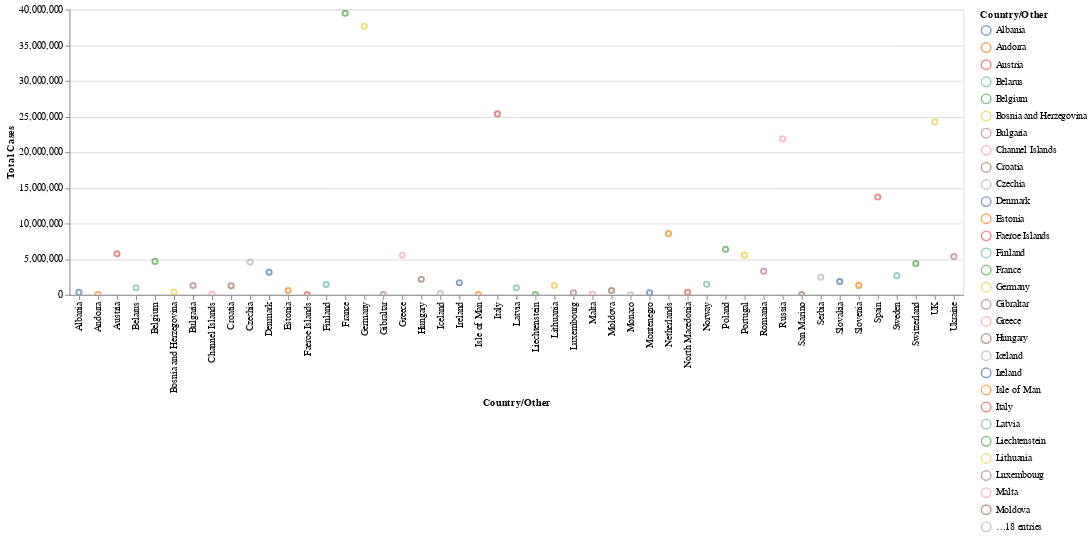

The notebook cell saved with this chart:
### Code cell
chart.mark_point().encode(
  x='Country/Other',
  y='Total Cases',
  color='Country/Other',
  tooltip=['Country/Other', 'Total Cases']
).interactive()

### Figure 1 — Vega-Lite specification as saved in the notebook (floating-point values rounded to 4 significant figures)
{"config": {"view": {"continuousWidth": 400, "continuousHeight": 300}}, "data": {"name": "data-efb118a596414209273349a1035cf5d7"}, "mark": "point", "encoding": {"color": {"type": "nominal", "field": "Country/Other"}, "tooltip": [{"type": "nominal", "field": "Country/Other"}, {"type": "quantitative", "field": "Total Cases"}], "x": {"type": "nominal", "field": "Country/Other"}, "y": {"type": "quantitative", "field": "Total Cases"}}, "selection": {"selector002": {"type": "interval", "bind": "scales", "encodings": ["x", "y"]}}, "$schema": "https://vega.github.io/schema/vega-lite/v4.8.1.json", "datasets": {"data-efb118a596414209273349a1035cf5d7": [{"Country/Other": "Albania", "Total Cases": 334084, "Total Deaths": 3595, "Total Recovered": 328800.0, "Active Cases": 1687.0, "Tot Cases/ 1M pop": 116553, "Deaths/ 1M pop": 1254, "Total Tests": 1941032, "Tests/ 1M pop": 677173, "Population": 2866374}, {"Country/Other": "Andorra", "Total Cases": 47781, "Total Deaths": 165, "Total Recovered": 47560.0, "Active Cases": 53.0, "Tot Cases/ 1M pop": 616824, "Deaths/ 1M pop": 2130, "Total Tests": 249838, "Tests/ 1M pop": 3225256, "Population": 77463}, {"Country/Other": "Austria", "Total Cases": 5747540, "Total Deaths": 21589, "Total Recovered": 5702000.0, "Active Cases": 23610.0, "Tot Cases/ 1M pop": 633917, "Deaths/ 1M pop": 2381, "Total Tests": 205247898, "Tests/ 1M pop": 22637528, "Population": 9066710}, {"Country/Other": "Belarus", "Total Cases": 994037, "Total Deaths": 7118, "Total Recovered": 985600.0, "Active Cases": 1327.0, "Tot Cases/ 1M pop": 105381, "Deaths/ 1M pop": 755, "Total Tests": 13646641, "Tests/ 1M pop": 1446722, "Population": 9432800}, {"Country/Other": "Belgium", "Total Cases": 4686147, "Total Deaths": 33478, "Total Recovered": 4631000.0, "Active Cases": 21670.0, "Tot Cases/ 1M pop": 401614, "Deaths/ 1M pop": 2869, "Total Tests": 36481740, "Tests/ 1M pop": 3126574, "Population": 11668278}, {"Country/Other": "Bosnia and Herzegovina", "Total Cases": 401232, "Total Deaths": 16244, "Total Recovered": 379000.0, "Active Cases": 5992.0, "Tot Cases/ 1M pop": 123482, "Deaths/ 1M pop": 4999, "Total Tests": 1883616, "Tests/ 1M pop": 579696, "Population": 3249317}, {"Country/Other": "Bulgaria", "Total Cases": 1294604, "Total Deaths": 38154, "Total Recovered": 1253000.0, "Active Cases": 3445.0, "Tot Cases/ 1M pop": 189142, "Deaths/ 1M pop": 5574, "Total Tests": 10952860, "Tests/ 1M pop": 1600220, "Population": 6844597}, {"Country/Other": "Channel Islands", "Total Cases": 100846, "Total Deaths": 220, "Total Recovered": 100300.0, "Active Cases": 348.0, "Tot Cases/ 1M pop": 571485, "Deaths/ 1M pop": 1247, "Total Tests": 1252808, "Tests/ 1M pop": 7099551, "Population": 176463}, {"Country/Other": "Croatia", "Total Cases": 1266749, "Total Deaths": 17790, "Total Recovered": 1248000.0, "Active Cases": 1085.0, "Tot Cases/ 1M pop": 312062, "Deaths/ 1M pop": 4383, "Total Tests": 5457095, "Tests/ 1M pop": 1344348, "Population": 4059286}, {"Country/Other": "Czechia", "Total Cases": 4586086, "Total Deaths": 42269, "Total Recovered": 4538000.0, "Active Cases": 6262.0, "Tot Cases/ 1M pop": 427138, "Deaths/ 1M pop": 3937, "Total Tests": 56853138, "Tests/ 1M pop": 5295174, "Population": 10736784}, {"Country/Other": "Denmark", "Total Cases": 3171515, "Total Deaths": 7982, "Total Recovered": 3161000.0, "Active Cases": 2880.0, "Tot Cases/ 1M pop": 543538, "Deaths/ 1M pop": 1368, "Total Tests": 129094301, "Tests/ 1M pop": 22124320, "Population": 5834950}, {"Country/Other": "Estonia", "Total Cases": 613206, "Total Deaths": 2896, "Total Recovered": 525000.0, "Active Cases": 85320.0, "Tot Cases/ 1M pop": 463879, "Deaths/ 1M pop": 2191, "Total Tests": 3648199, "Tests/ 1M pop": 2759794, "Population": 1321910}, {"Country/Other": "Faeroe Islands", "Total Cases": 34658, "Total Deaths": 28, "Total Recovered": null, "Active Cases": null, "Tot Cases/ 1M pop": 703959, "Deaths/ 1M pop": 569, "Total Tests": 778000, "Tests/ 1M pop": 15802409, "Population": 49233}, {"Country/Other": "Finland", "Total Cases": 1449824, "Total Deaths": 8557, "Total Recovered": 1433000.0, "Active Cases": 7885.0, "Tot Cases/ 1M pop": 260996, "Deaths/ 1M pop": 1540, "Total Tests": 12007701, "Tests/ 1M pop": 2161618, "Population": 5554960}, {"Country/Other": "France", "Total Cases": 39467281, "Total Deaths": 163644, "Total Recovered": 39110000.0, "Active Cases": 196900.0, "Tot Cases/ 1M pop": 601777, "Deaths/ 1M pop": 2495, "Total Tests": 271490188, "Tests/ 1M pop": 4139547, "Population": 65584518}, {"Country/Other": "Germany", "Total Cases": 37649808, "Total Deaths": 164391, "Total Recovered": 37170000.0, "Active Cases": 315700.0, "Tot Cases/ 1M pop": 448834, "Deaths/ 1M pop": 1960, "Total Tests": 122332384, "Tests/ 1M pop": 1458359, "Population": 83883596}, {"Country/Other": "Gibraltar", "Total Cases": 20379, "Total Deaths": 111, "Total Recovered": 16580.0, "Active Cases": 3689.0, "Tot Cases/ 1M pop": 604646, "Deaths/ 1M pop": 3293, "Total Tests": 534283, "Tests/ 1M pop": 15852213, "Population": 33704}, {"Country/Other": "Greece", "Total Cases": 5548487, "Total Deaths": 34779, "Total Recovered": 5514000.0, "Active Cases": 0.0, "Tot Cases/ 1M pop": 537819, "Deaths/ 1M pop": 3371, "Total Tests": 102228365, "Tests/ 1M pop": 9909078, "Population": 10316637}, {"Country/Other": "Hungary", "Total Cases": 2191200, "Total Deaths": 48629, "Total Recovered": 2134000.0, "Active Cases": 8597.0, "Tot Cases/ 1M pop": 228101, "Deaths/ 1M pop": 5062, "Total Tests": 11394556, "Tests/ 1M pop": 1186160, "Population": 9606259}, {"Country/Other": "Iceland", "Total Cases": 208539, "Total Deaths": 229, "Total Recovered": null, "Active Cases": null, "Tot Cases/ 1M pop": 603773, "Deaths/ 1M pop": 663, "Total Tests": 1996384, "Tests/ 1M pop": 5780036, "Population": 345393}, {"Country/Other": "Ireland", "Total Cases": 1699347, "Total Deaths": 8431, "Total Recovered": 1679000.0, "Active Cases": 12230.0, "Tot Cases/ 1M pop": 338502, "Deaths/ 1M pop": 1679, "Total Tests": 12962679, "Tests/ 1M pop": 2582105, "Population": 5020199}, {"Country/Other": "Isle of Man", "Total Cases": 38008, "Total Deaths": 116, "Total Recovered": null, "Active Cases": null, "Tot Cases/ 1M pop": 443335, "Deaths/ 1M pop": 1353, "Total Tests": 150753, "Tests/ 1M pop": 1758422, "Population": 85732}, {"Country/Other": "Italy", "Total Cases": 25363742, "Total Deaths": 185993, "Total Recovered": 24820000.0, "Active Cases": 353600.0, "Tot Cases/ 1M pop": 420886, "Deaths/ 1M pop": 3086, "Total Tests": 264182282, "Tests/ 1M pop": 4383839, "Population": 60262770}, {"Country/Other": "Latvia", "Total Cases": 975035, "Total Deaths": 6203, "Total Recovered": 968300.0, "Active Cases": 541.0, "Tot Cases/ 1M pop": 527377, "Deaths/ 1M pop": 3355, "Total Tests": 7854953, "Tests/ 1M pop": 4248591, "Population": 1848837}, {"Country/Other": "Liechtenstein", "Total Cases": 21319, "Total Deaths": 88, "Total Recovered": 21210.0, "Active Cases": 20.0, "Tot Cases/ 1M pop": 555370, "Deaths/ 1M pop": 2292, "Total Tests": 112457, "Tests/ 1M pop": 2929559, "Population": 38387}, {"Country/Other": "Lithuania", "Total Cases": 1293703, "Total Deaths": 9525, "Total Recovered": 1278000.0, "Active Cases": 5738.0, "Tot Cases/ 1M pop": 486042, "Deaths/ 1M pop": 3579, "Total Tests": 10337843, "Tests/ 1M pop": 3883913, "Population": 2661708}, {"Country/Other": "Luxembourg", "Total Cases": 297757, "Total Deaths": 1133, "Total Recovered": 289000.0, "Active Cases": 7633.0, "Tot Cases/ 1M pop": 463528, "Deaths/ 1M pop": 1764, "Total Tests": 4412567, "Tests/ 1M pop": 6869188, "Population": 642371}, {"Country/Other": "Malta", "Total Cases": 116882, "Total Deaths": 822, "Total Recovered": 115300.0, "Active Cases": 735.0, "Tot Cases/ 1M pop": 263228, "Deaths/ 1M pop": 1851, "Total Tests": 2105916, "Tests/ 1M pop": 4742702, "Population": 444033}, {"Country/Other": "Moldova", "Total Cases": 597598, "Total Deaths": 11947, "Total Recovered": 504100.0, "Active Cases": 81510.0, "Tot Cases/ 1M pop": 148909, "Deaths/ 1M pop": 2977, "Total Tests": 3216305, "Tests/ 1M pop": 801437, "Population": 4013171}, {"Country/Other": "Monaco", "Total Cases": 16040, "Total Deaths": 65, "Total Recovered": 15950.0, "Active Cases": 24.0, "Tot Cases/ 1M pop": 403187, "Deaths/ 1M pop": 1634, "Total Tests": 78646, "Tests/ 1M pop": 1976875, "Population": 39783}, {"Country/Other": "Montenegro", "Total Cases": 285773, "Total Deaths": 2794, "Total Recovered": 282500.0, "Active Cases": 527.0, "Tot Cases/ 1M pop": 455089, "Deaths/ 1M pop": 4449, "Total Tests": 2690571, "Tests/ 1M pop": 4284690, "Population": 627950}, {"Country/Other": "Netherlands", "Total Cases": 8578818, "Total Deaths": 22989, "Total Recovered": 8535000.0, "Active Cases": 20840.0, "Tot Cases/ 1M pop": 498437, "Deaths/ 1M pop": 1336, "Total Tests": 25984435, "Tests/ 1M pop": 1509718, "Population": 17211447}, {"Country/Other": "North Macedonia", "Total Cases": 346297, "Total Deaths": 9633, "Total Recovered": 336500.0, "Active Cases": 204.0, "Tot Cases/ 1M pop": 166385, "Deaths/ 1M pop": 4628, "Total Tests": 2213883, "Tests/ 1M pop": 1063700, "Population": 2081304}, {"Country/Other": "Norway", "Total Cases": 1477205, "Total Deaths": 4571, "Total Recovered": 1471000.0, "Active Cases": 1809.0, "Tot Cases/ 1M pop": 268029, "Deaths/ 1M pop": 829, "Total Tests": 11002430, "Tests/ 1M pop": 1996315, "Population": 5511370}, {"Country/Other": "Poland", "Total Cases": 6374645, "Total Deaths": 118675, "Total Recovered": 5336000.0, "Active Cases": 920000.0, "Tot Cases/ 1M pop": 168910, "Deaths/ 1M pop": 3145, "Total Tests": 38070118, "Tests/ 1M pop": 1008753, "Population": 37739785}, {"Country/Other": "Portugal", "Total Cases": 5557941, "Total Deaths": 25805, "Total Recovered": 5529000.0, "Active Cases": 2865.0, "Tot Cases/ 1M pop": 548090, "Deaths/ 1M pop": 2545, "Total Tests": 45879317, "Tests/ 1M pop": 4524333, "Population": 10140570}, {"Country/Other": "Romania", "Total Cases": 3319680, "Total Deaths": 67504, "Total Recovered": 3245000.0, "Active Cases": 7595.0, "Tot Cases/ 1M pop": 174432, "Deaths/ 1M pop": 3547, "Total Tests": 26244526, "Tests/ 1M pop": 1379017, "Population": 19031335}, {"Country/Other": "Russia", "Total Cases": 21876336, "Total Deaths": 394569, "Total Recovered": 21290000.0, "Active Cases": 188500.0, "Tot Cases/ 1M pop": 150037, "Deaths/ 1M pop": 2706, "Total Tests": 273400000, "Tests/ 1M pop": 1875095, "Population": 145805947}, {"Country/Other": "San Marino", "Total Cases": 23290, "Total Deaths": 121, "Total Recovered": 23030.0, "Active Cases": 135.0, "Tot Cases/ 1M pop": 683292, "Deaths/ 1M pop": 3550, "Total Tests": 157634, "Tests/ 1M pop": 4624732, "Population": 34085}, {"Country/Other": "Serbia", "Total Cases": 2462353, "Total Deaths": 17630, "Total Recovered": 2429000.0, "Active Cases": 16100.0, "Tot Cases/ 1M pop": 284566, "Deaths/ 1M pop": 2037, "Total Tests": 12040278, "Tests/ 1M pop": 1391454, "Population": 8653016}, {"Country/Other": "Slovakia", "Total Cases": 1860315, "Total Deaths": 20894, "Total Recovered": 1839000.0, "Active Cases": 747.0, "Tot Cases/ 1M pop": 340705, "Deaths/ 1M pop": 3827, "Total Tests": 7384670, "Tests/ 1M pop": 1352456, "Population": 5460193}, {"Country/Other": "Slovenia", "Total Cases": 1318939, "Total Deaths": 7039, "Total Recovered": 1304000.0, "Active Cases": 8053.0, "Tot Cases/ 1M pop": 634705, "Deaths/ 1M pop": 3387, "Total Tests": 2818352, "Tests/ 1M pop": 1356259, "Population": 2078034}, {"Country/Other": "Spain", "Total Cases": 13711251, "Total Deaths": 117759, "Total Recovered": 13520000.0, "Active Cases": 70640.0, "Tot Cases/ 1M pop": 293483, "Deaths/ 1M pop": 2521, "Total Tests": 471036328, "Tests/ 1M pop": 10082298, "Population": 46719142}, {"Country/Other": "Sweden", "Total Cases": 2687840, "Total Deaths": 22610, "Total Recovered": 2637000.0, "Active Cases": 27910.0, "Tot Cases/ 1M pop": 263025, "Deaths/ 1M pop": 2213, "Total Tests": 19369173, "Tests/ 1M pop": 1895413, "Population": 10218971}, {"Country/Other": "Switzerland", "Total Cases": 4384899, "Total Deaths": 14451, "Total Recovered": 4352000.0, "Active Cases": 18300.0, "Tot Cases/ 1M pop": 499781, "Deaths/ 1M pop": 1647, "Total Tests": 23318743, "Tests/ 1M pop": 2657819, "Population": 8773637}, {"Country/Other": "UK", "Total Cases": 24243393, "Total Deaths": 202157, "Total Recovered": 23950000.0, "Active Cases": 91330.0, "Tot Cases/ 1M pop": 353929, "Deaths/ 1M pop": 2951, "Total Tests": 522526476, "Tests/ 1M pop": 7628357, "Population": 68497907}, {"Country/Other": "Ukraine", "Total Cases": 5364322, "Total Deaths": 110920, "Total Recovered": 5248000.0, "Active Cases": 5894.0, "Tot Cases/ 1M pop": 124197, "Deaths/ 1M pop": 2568, "Total Tests": 32603805, "Tests/ 1M pop": 754855, "Population": 43192122}]}}
